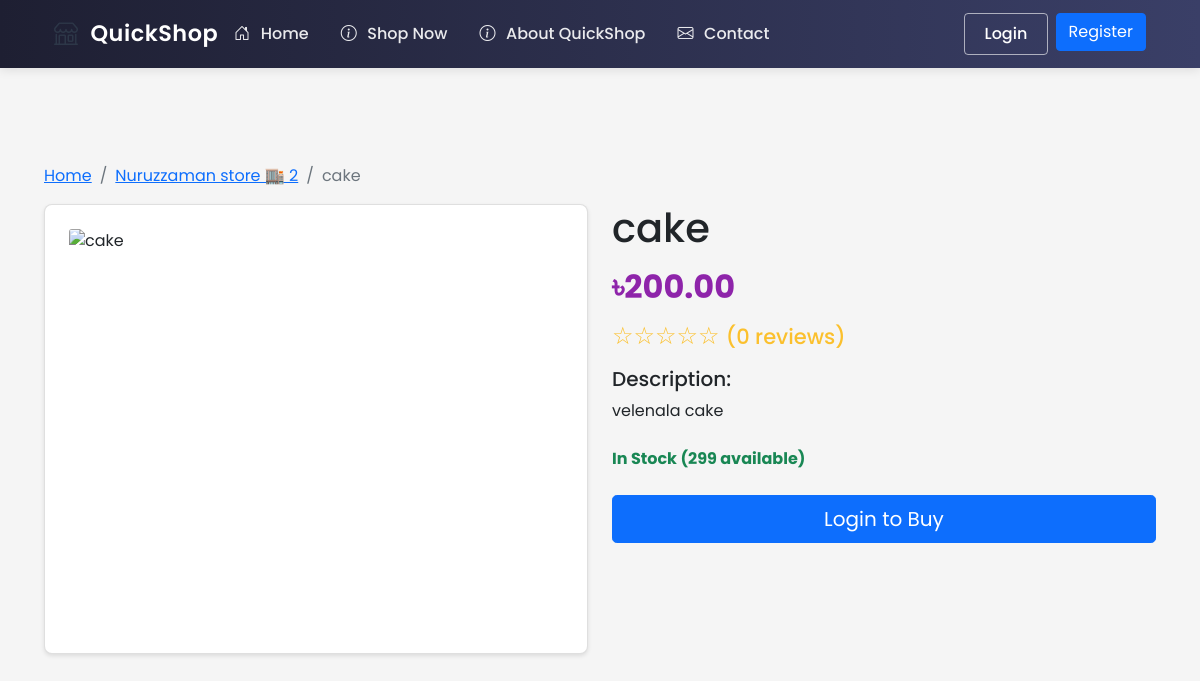
/shop/1/products/1, run on the app's committed database.
### ecommerce/models/shop.py (models this page shows, shortened)
class Shop(db.Model):
    id = db.Column(db.Integer, primary_key=True)
    name = db.Column(db.String(100), nullable=False)
    description = db.Column(db.Text)
    about = db.Column(db.Text)  # New field for shop-specific About content
    owner_id = db.Column(db.Integer, db.ForeignKey('user.id'), nullable=False)
    location_lat = db.Column(db.Float, nullable=True)
    location_lng = db.Column(db.Float, nullable=True)
    address = db.Column(db.String(200), nullable=True)
    phone = db.Column(db.String(20))
    email = db.Column(db.String(120))
    website = db.Column(db.String(200))
    business_hours = db.Column(db.Text)  # Stored as JSON string
    created_at = db.Column(db.DateTime, default=datetime.utcnow)
    is_active = db.Column(db.Boolean, default=True)
    products = db.relationship('Product', backref='shop', lazy=True)

class Product(db.Model):
    id = db.Column(db.Integer, primary_key=True)
    name = db.Column(db.String(100), nullable=False)
    description = db.Column(db.Text)
    price = db.Column(db.Float, nullable=False)
    stock = db.Column(db.Integer, nullable=False, default=0)
    shop_id = db.Column(db.Integer, db.ForeignKey('shop.id'), nullable=False)
    image_url = db.Column(db.String(255))
    category = db.Column(db.String(50))  # Add category field
    created_at = db.Column(db.DateTime, default=datetime.utcnow)
    rating = db.Column(db.Float, default=0.0)  # Average rating
    rating_count = db.Column(db.Integer, default=0)  # Number of ratings
    reviews = db.relationship(Review, backref='product', lazy=True)
    min_price = db.Column(db.Float)  # Minimum acceptable price
    max_discount_percentage = db.Column(db.Float, default=20.0)  # Maximum allowed discount
    continue_iteration = db.Column(db.Boolean, default=False)  # Whether to continue negotiation after max discount

### ecommerce/routes/shop.py (the view)
@shop_bp.route('/<int:shop_id>/products/<int:product_id>')
def product(shop_id, product_id):
    shop = Shop.query.get_or_404(shop_id)
    product = Product.query.get_or_404(product_id)
    if product.shop_id != shop_id:
        abort(404)  # Product doesn't belong to this shop
    related_products = Product.query.filter(
        Product.shop_id == shop_id,
        Product.category == product.category,
        Product.id != product_id
    ).limit(4).all()
    return render_template('shop/product_details.html',
                         shop=shop,
                         product=product,
                         related_products=related_products)

### ecommerce/templates/shop/product_details.html (shortened to what this page needs)
{% extends "base.html" %}
{% block content %}
<div class="container py-5">
    <nav aria-label="breadcrumb">
        <ol class="breadcrumb">
            <li class="breadcrumb-item"><a href="{{ url_for('main.index') }}">Home</a></li>
            <li class="breadcrumb-item"><a href="{{ url_for('shop.view', shop_id=shop.id) }}">{{ shop.name }}</a></li>
            <li class="breadcrumb-item active" aria-current="page">{{ product.name }}</li>
        </ol>
    </nav>
    <div class="row">
        <div class="col-md-6 mb-4">
            <div class="card">
                {% if product.image_url %}
                    <img src="{{ url_for('static', filename='images/products/' + product.image_url) }}"
                         alt="{{ product.name }}"
                         class="card-img-top product-detail-img">
                {% else %}
                    <img src="{{ url_for('static', filename='images/payment.jpg') }}"
                         alt="{{ product.name }}"
                         class="card-img-top product-detail-img">
                {% endif %}
            </div>
        </div>
        <div class="col-md-6">
            <h1 class="mb-3">{{ product.name }}</h1>
            <div class="mb-3">
                <p class="price h2">৳{{ "%.2f"|format(product.price) }}</p>
            </div>
            <div class="mb-3">
                {% set rating = product.rating|default(0)|int %}
                <p class="rating h4">
                    {{ '★' * rating }}{{ '☆' * (5 - rating) }}
                    <small>({{ product.rating_count|default(0) }} reviews)</small>
                </p>
            </div>
            <div class="mb-4">
                <h5>Description:</h5>
                <p>{{ product.description }}</p>
            </div>
            <div class="mb-4">
                <p class="stock-status {% if product.stock > 0 %}text-success{% else %}text-danger{% endif %}">
                    {% if product.stock > 0 %}
                        In Stock ({{ product.stock }} available)
                    {% else %}
                        Out of Stock
                    {% endif %}
                </p>
            </div>
            <div class="d-grid gap-2">
                {% if product.stock > 0 %}
                    {% if current_user.is_authenticated %}
                        <button class="btn btn-primary btn-lg"
                                onclick="addToCart('{{ product.id }}', '{{ product.name }}')"
                                {% if not product.stock %}disabled{% endif %}>
                            Add to Cart
                        </button>
                        {% if product.negotiable %}
                            <button class="btn btn-outline-primary btn-lg"
                                    onclick="startNegotiation('{{ product.id }}')">
                                Negotiate Price
                            </button>
                        {% endif %}
                    {% else %}
                        <a href="{{ url_for('auth.login') }}" class="btn btn-primary btn-lg">Login to Buy</a>
                    {% endif %}
                {% else %}
                    <button class="btn btn-secondary btn-lg" disabled>Out of Stock</button>
                {% endif %}
            </div>
        </div>
    </div>
</div>
{% endblock %}

### ecommerce/static/css/style.css (style rules this page uses)
* { margin: 0; padding: 0; box-sizing: border-box; }
html { height: 100%; }
body { font-family: 'Poppins', sans-serif; background-color: #f5f5f5; min-height: 100vh; display: flex; flex-direction: column; }
.card { background: white; border-radius: 8px; box-shadow: 0 2px 4px rgba(0,0,0,0.1); padding: 1.5rem; margin-bottom: 1.5rem; }

### ecommerce/templates/shop/product_details.html (style rules this page uses)
.product-detail-img { width: 100%; height: 400px; object-fit: cover; }
.price { color: #8e24aa; font-weight: bold; }
.rating { color: #fbc02d; }
.stock-status { font-weight: bold; }

### data on the page
Shop: name "Nuruzzaman store 🏬 2"
Product: name "cake", price "200.00", rating_count "0", description "velenala cake", stock "299"

### other printed values
{{ '☆' * (5 - rating) }} "☆☆☆☆☆"
